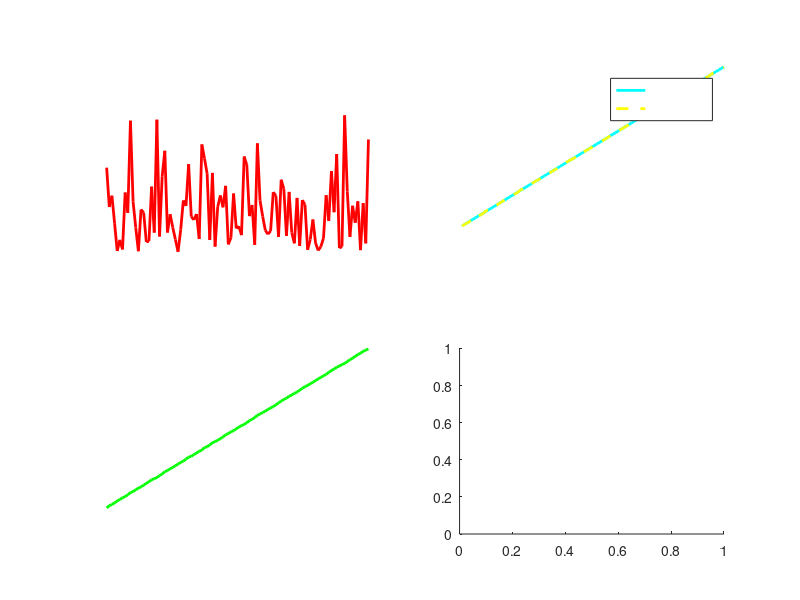

Reproduce this figure in MATLAB. (Note: this script raises an error after producing the figure.)
clc;
close all;

frames = 1:100;

actualAngle = -60 + 120*(frames-1)/(length(frames)-1);

estimatedAngle = actualAngle + 0.2*randn(size(actualAngle));

beamAngle = estimatedAngle;

trackingError = abs(actualAngle-estimatedAngle);

figure('Color',[0.08 0.08 0.08],...
       'Position',[150 80 1200 700]);

%% Tracking Error

subplot(2,2,1)

plot(frames,...
     trackingError,...
     'r',...
     'LineWidth',2)

grid on

title('Tracking Error','Color','w')

xlabel('Frame','Color','w')

ylabel('Error (Degrees)','Color','w')

set(gca,'Color',[0.12 0.12 0.12],...
        'XColor','w',...
        'YColor','w')

%% Actual vs Estimated DOA

subplot(2,2,2)

plot(frames,...
     actualAngle,...
     'c',...
     'LineWidth',2)

hold on

plot(frames,...
     estimatedAngle,...
     '--y',...
     'LineWidth',2)

grid on

legend('Actual','Estimated',...
       'TextColor','w')

title('DOA Estimation','Color','w')

xlabel('Frame','Color','w')

ylabel('Angle (Degrees)','Color','w')

set(gca,'Color',[0.12 0.12 0.12],...
        'XColor','w',...
        'YColor','w')

%% Beam Direction

subplot(2,2,3)

plot(frames,...
     beamAngle,...
     'g',...
     'LineWidth',2)

grid on

title('Beam Steering Direction','Color','w')

xlabel('Frame','Color','w')

ylabel('Angle (Degrees)','Color','w')

set(gca,'Color',[0.12 0.12 0.12],...
        'XColor','w',...
        'YColor','w')

%% Error Histogram

subplot(2,2,4)

histogram(trackingError,15)

title('Tracking Error Distribution','Color','w')

xlabel('Error (Degrees)','Color','w')

ylabel('Count','Color','w')

set(gca,'Color',[0.12 0.12 0.12],...
        'XColor','w',...
        'YColor','w')

sgtitle('6G Beam Tracking Performance Analysis',...
        'Color','w',...
        'FontSize',18)

disp('=================================')
disp('Tracking Performance Completed')
disp('=================================')
saveFolder = fullfile('..','Figures','18_TrackingPerformance');

if ~exist(saveFolder,'dir')
    mkdir(saveFolder);
end

set(gcf,'InvertHardcopy','off');

exportgraphics(gcf,...
    fullfile(saveFolder,'TrackingPerformance.png'),...
    'Resolution',300,...
    'BackgroundColor','current');
